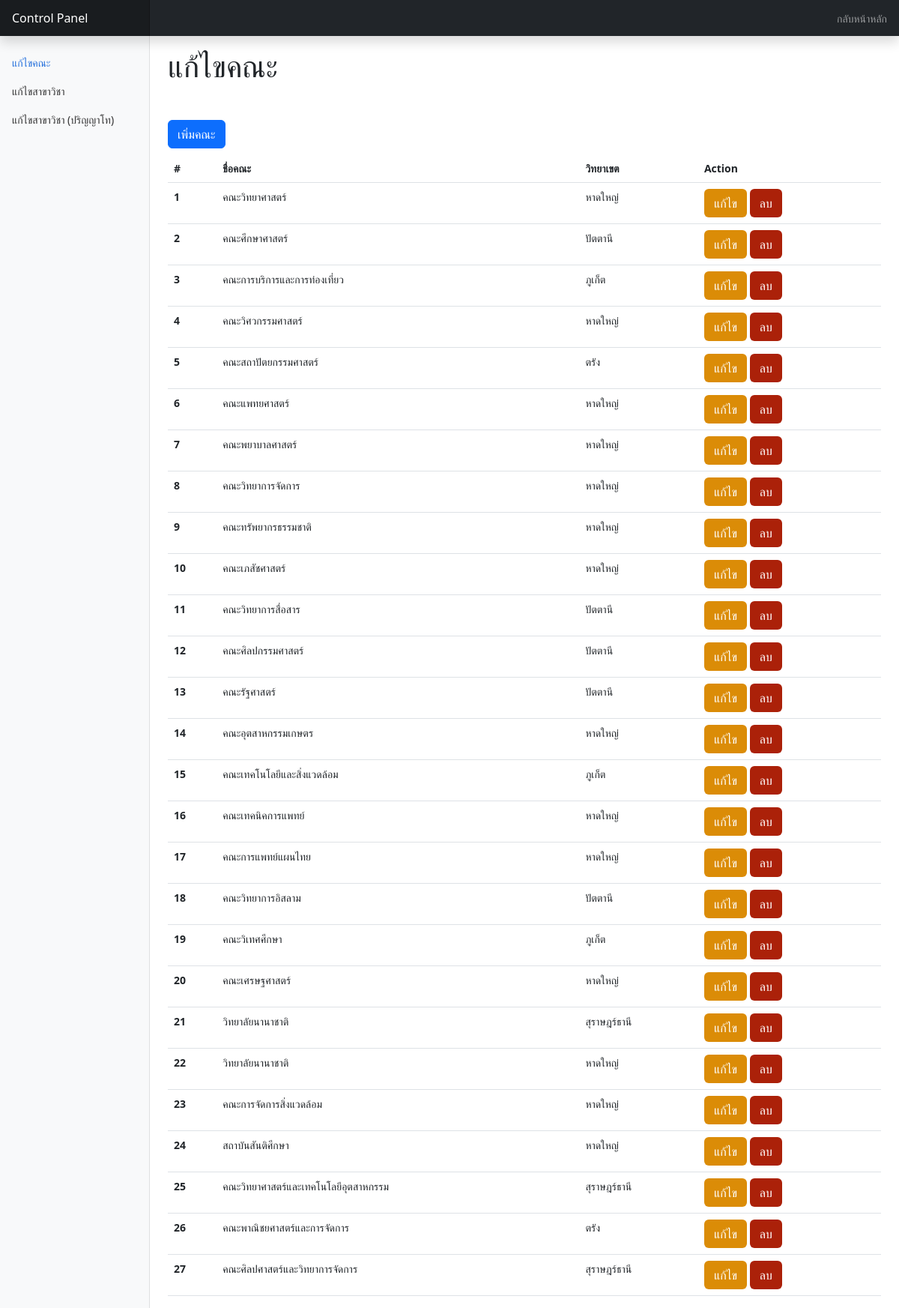
The page /cpv/cpn/index.php on the database its author committed.
### tables this page shows
CREATE TABLE `table_faculty` (
  `id_faculty` int(10) NOT NULL,
  `name_faculty` varchar(255) NOT NULL,
  `id_campus` int(10) NOT NULL
);

CREATE TABLE `table_campus` (
  `id_campus` int(10) NOT NULL,
  `name_campus` varchar(255) DEFAULT NULL
);

### cpv/cpn/index.php (the view, shortened to what this page needs)
<?php
    $connection = initDbConnection();
    $result = mysqli_query($connection, 'SELECT id_faculty, name_faculty, table_campus.id_campus, table_campus.name_campus
    FROM table_faculty LEFT JOIN table_campus ON table_faculty.id_campus=table_campus.id_campus');
    $faculty = [];
    while ($row = mysqli_fetch_assoc($result)){
        $faculty[$row["id_faculty"]] = ["name" => $row["name_faculty"], "campusId" => $row["id_campus"], "campusName" => $row["name_campus"]];
    }
    $faculty = array_filter($faculty);
?>
<!DOCTYPE html>
<html lang="en">
    <head>
        <link rel="stylesheet" href="https://cdnjs.cloudflare.com/ajax/libs/bootstrap/5.2.1/css/bootstrap.min.css">
        <link rel="stylesheet" href="https://cdnjs.cloudflare.com/ajax/libs/bootstrap-icons/1.9.1/font/bootstrap-icons.min.css" />
        <link href="styles.css" rel="stylesheet">
    </head>
    <body>
        <div class="container-fluid">
            <div class="row">
                <?php
                    include 'components/sidebar.component.php';
                    echo sidebar('index');
                ?>
                <main class="col-md-9 ms-sm-auto col-lg-10 px-md-4">
                    <h1 class="mt-3 mb-5">แก้ไขคณะ</h1>
                    <div class="w-full">
                        <button class="btn btn-primary mb-2" data-bs-toggle="modal" data-bs-target="#addModal">เพิ่มคณะ</button>
                        <table class="table">
                            <thead>
                                <tr>
                                    <th scope="col">#</th>
                                    <th scope="col">ชื่อคณะ</th>
                                    <th scope="col">วิทยาเขต</th>
                                    <th scope="col">Action</th>
                                </tr>
                            </thead>
                            <tbody>
                                <?php
                                    $din = 1;
                                    foreach ($faculty as $id => $sub) {
                                        echo '<tr>';
                                            echo '<th>'. $din .'</th>';
                                            echo '<td>'. $sub["name"] .'</td>';
                                            echo '<td>'. str_replace('วิทยาเขต', '', $sub["campusName"]).'</td>';
                                            echo '<td><button class="btn editBtn mr-1" data-bs-toggle="modal"
                                            data-bs-target="#editModal" data-bs-id="'. $id .'" data-bs-facname="'.
                                            $sub["name"] .'" data-bs-campusname="'. $sub["campusName"] .'">แก้ไข</button>
                                            <button class="btn deleteBtn ml-1" data-bs-toggle="modal" data-bs-target="#deleteModal"
                                            data-bs-id="'. $id .'" data-bs-facname="'. $sub["name"] .'" data-bs-campusname="'.$sub["campusName"].'"
                                            >ลบ</button></td>';
                                            echo '</tr>';
                                            $din++;
                                    }
                                ?>
                            </tbody>
                        </table>
                    </div>
                </main>
            </div>
        </div>
    </body>
</html>

### cpv/cpn/components/sidebar.component.php (shortened to what this page needs)
<?php
    function sidebar($currentPage){
        $indexActive = '';
        $depActive = '';
        $mdepActive = '';
        switch ($currentPage){
            case 'index':
                $indexActive = 'active';
                break;
        }
        return '<nav id="sidebarMenu" class="col-md-3 col-lg-2 d-md-block bg-light sidebar collapse">
                    <div class="position-sticky pt-3 sidebar-sticky">
                        <ul class="nav flex-column">
                            <li class="nav-item">
                                <a class="nav-link '. $indexActive .'" href="/cpv/cpn/index.php">
                                    <span data-feather="home" class="align-text-bottom"></span>
                                    แก้ไขคณะ
                                </a>
                            </li>
                            <li class="nav-item">
                                <a class="nav-link '. $depActive .'" href="/cpv/cpn/dep.php">
                                    <span data-feather="file" class="align-text-bottom"></span>
                                    แก้ไขสาขาวิชา
                                </a>
                            </li>
                            <li class="nav-item">
                                <a class="nav-link '. $mdepActive .'" href="/cpv/cpn/mdep.php">
                                    <span data-feather="file" class="align-text-bottom"></span>
                                    แก้ไขสาขาวิชา (ปริญญาโท)
                                </a>
                            </li>
                        </ul>
                    </div>
                </nav>';
    }
?>

### cpv/cpn/styles.css (style rules this page uses)
body { font-size: .875rem; }
.sidebar { position: fixed; top: 0; bottom: 0; left: 0; z-index: 100; padding: 48px 0 0; box-shadow: inset -1px 0 0 rgba(0, 0, 0, .1); }
.sidebar-sticky { height: calc(100vh - 48px); overflow-x: hidden; overflow-y: auto; }
.sidebar .nav-link { font-weight: 500; color: #333; }
.sidebar .nav-link.active { color: #2470dc; }
.navbar-brand { padding-top: .75rem; padding-bottom: .75rem; background-color: rgba(0, 0, 0, .25); box-shadow: inset -1px 0 0 rgba(0, 0, 0, .25); }

### cpv/cpn/index.php (style rules this page uses)
.editBtn { background-color: #db8c07; color: #fff; }
.deleteBtn { background-color: #ab2109; color: #fff; }

### rows shown on the page
table_faculty: name_faculty "คณะวิทยาศาสตร์", id_campus.name_campus "หาดใหญ่"
table_faculty: name_faculty "คณะศึกษาศาสตร์", id_campus.name_campus "ปัตตานี"
table_faculty: name_faculty "คณะการบริการและการท่องเที่ยว", id_campus.name_campus "ภูเก็ต"
table_faculty: name_faculty "คณะวิศวกรรมศาสตร์", id_campus.name_campus "หาดใหญ่"
table_faculty: name_faculty "คณะสถาปัตยกรรมศาสตร์", id_campus.name_campus "ตรัง"
table_faculty: name_faculty "คณะแพทยศาสตร์", id_campus.name_campus "หาดใหญ่"
table_faculty: name_faculty "คณะพยาบาลศาสตร์", id_campus.name_campus "หาดใหญ่"
table_faculty: name_faculty "คณะวิทยาการจัดการ", id_campus.name_campus "หาดใหญ่"
table_faculty: name_faculty "คณะทรัพยากรธรรมชาติ", id_campus.name_campus "หาดใหญ่"
table_faculty: name_faculty "คณะเภสัชศาสตร์", id_campus.name_campus "หาดใหญ่"
table_faculty: name_faculty "คณะวิทยาการสื่อสาร", id_campus.name_campus "ปัตตานี"
table_faculty: name_faculty "คณะศิลปกรรมศาสตร์", id_campus.name_campus "ปัตตานี"
table_faculty: name_faculty "คณะรัฐศาสตร์", id_campus.name_campus "ปัตตานี"
table_faculty: name_faculty "คณะอุตสาหกรรมเกษตร", id_campus.name_campus "หาดใหญ่"
table_faculty: name_faculty "คณะเทคโนโลยีและสิ่งแวดล้อม", id_campus.name_campus "ภูเก็ต"
table_faculty: name_faculty "คณะเทคนิคการแพทย์", id_campus.name_campus "หาดใหญ่"
table_faculty: name_faculty "คณะการแพทย์แผนไทย", id_campus.name_campus "หาดใหญ่"
table_faculty: name_faculty "คณะวิทยาการอิสลาม", id_campus.name_campus "ปัตตานี"
table_faculty: name_faculty "คณะวิเทศศึกษา", id_campus.name_campus "ภูเก็ต"
table_faculty: name_faculty "คณะเศรษฐศาสตร์", id_campus.name_campus "หาดใหญ่"
table_faculty: name_faculty "วิทยาลัยนานาชาติ", id_campus.name_campus "สุราษฎร์ธานี"
table_faculty: name_faculty "วิทยาลัยนานาชาติ", id_campus.name_campus "หาดใหญ่"
table_faculty: name_faculty "คณะการจัดการสิ่งแวดล้อม", id_campus.name_campus "หาดใหญ่"
table_faculty: name_faculty "สถาบันสันติศึกษา", id_campus.name_campus "หาดใหญ่"
table_faculty: name_faculty "คณะวิทยาศาสตร์และเทคโนโลยีอุตสาหกรรม", id_campus.name_campus "สุราษฎร์ธานี"
table_faculty: name_faculty "คณะพาณิชยศาสตร์และการจัดการ", id_campus.name_campus "ตรัง"
table_faculty: name_faculty "คณะศิลปศาสตร์และวิทยาการจัดการ", id_campus.name_campus "สุราษฎร์ธานี"
